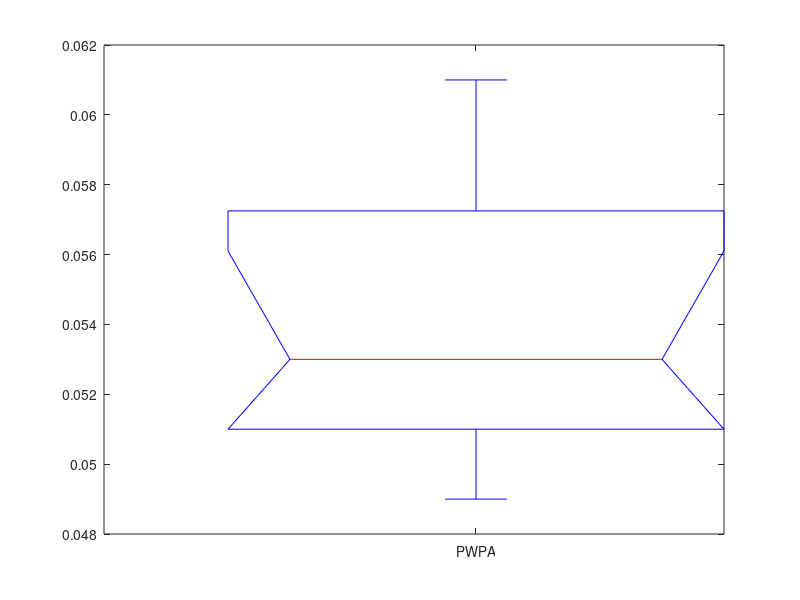

The MATLAB script that drew this image: (Note: this script raises an error after producing the figure.)
load('PWPA_Final_Results.mat');

figure('Position', [100, 100, 600, 400]);
boxplot(all_best_fitness, 'Labels', {'PWPA'}, 'Notch', 'on');
hold on;
yline(loss_baseline, '--r', 'Baseline SVM', 'LineWidth', 2);
title('Comparison of CV Loss: PWPA vs Baseline SVM', 'FontSize', 12, 'FontWeight', 'bold');
ylabel('Cross-Validation Loss', 'FontSize', 11);
legend('PWPA (10 Runs)', 'Baseline SVM', 'Location', 'best');
grid on; box on;
set(gca, 'FontSize', 10);

% ذخیره با کیفیت بالا برای مقاله
print('PWPA_Results_Boxplot.png', '-dpng', '-r300');